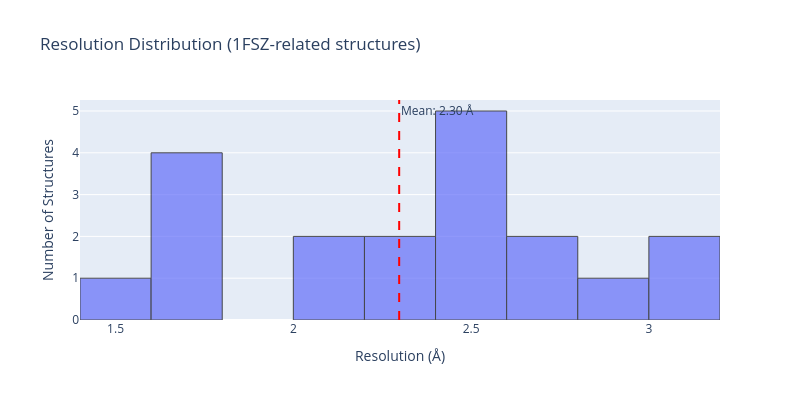

Notebook code for this chart:
### Code cell
# Simple visualization: Resolution distribution
# Plot X-ray resolutions
xray_res = df[df["method"] == "X-RAY DIFFRACTION"]["resolution"].dropna()
if len(xray_res) > 0:
    # Create histogram with plotly
    fig = go.Figure()

    # Add histogram
    fig.add_trace(
        go.Histogram(
            x=xray_res,
            nbinsx=15,
            opacity=0.7,
            name="Resolution Distribution",
            marker=dict(line=dict(color="black", width=1)),
        )
    )

    # Add mean line
    mean_res = xray_res.mean()
    fig.add_vline(
        x=mean_res,
        line_dash="dash",
        line_color="red",
        line_width=2,
        annotation_text=f"Mean: {mean_res:.2f} Å",
    )

    # Update layout
    fig.update_layout(
        title="Resolution Distribution (1FSZ-related structures)",
        xaxis_title="Resolution (Å)",
        yaxis_title="Number of Structures",
        showlegend=False,
        width=800,
        height=400,
    )

    fig.show()
else:
    print("No X-ray structures with resolution data to plot")

### Figure 1 — Plotly figure (JSON) as saved in the notebook; plotly's stock layout.template omitted (floating-point values rounded to 4 significant figures)
{"data": [{"marker": {"line": {"color": "black", "width": 1}}, "name": "Resolution Distribution", "nbinsx": 15, "opacity": 0.7, "type": "histogram", "x": [2.8, 2.5, 2.7, 2.4, 2.2, 1.7, 3, 2.001, 1.761, 2.45, 2.45, 2.5, 1.7, 3.194, 2.179, 1.43, 2.255, 2.706, 1.73]}], "layout": {"annotations": [{"showarrow": false, "text": "Mean: 2.30 Å", "x": 2.298, "xanchor": "left", "xref": "x", "y": 1, "yanchor": "top", "yref": "y domain"}], "height": 400, "shapes": [{"line": {"color": "red", "dash": "dash", "width": 2}, "type": "line", "x0": 2.298, "x1": 2.298, "xref": "x", "y0": 0, "y1": 1, "yref": "y domain"}], "showlegend": false, "title": {"text": "Resolution Distribution (1FSZ-related structures)"}, "width": 800, "xaxis": {"title": {"text": "Resolution (Å)"}}, "yaxis": {"title": {"text": "Number of Structures"}}}}
